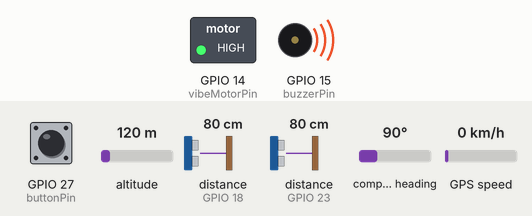
The sketch below on a simulated ESP32. Shown: switched loads named in the sketch (green lamp = pin HIGH), buzzer (waves = sounding, pin HIGH). Wiring (inferred from the names in the program): 2 × ultrasonic range finder: trigger GPIO 5, echo GPIO 18 / trigger GPIO 19, echo GPIO 23. The test bench sets the inputs (shaded band); at power-on: GPIO 27 (buttonPin) HIGH, distance to the obstacle (sensors on GPIO 18, GPIO 23) 80 cm, altitude 120 m, compass heading 90°, GPS speed 0 km/h. The echo pulse lasts 58.3 µs per cm; WiFi joins after 1.5 s; servers stay silent unless stated; the GPS gets a fix after 3 s at 37.7749, -122.4194 with 8 satellites; no MQTT or app messages arrive unless stated; pins used as bus, display or sensor lines are not drawn; what the sketch prints to the serial monitor is not drawn.

Above: at 2.7 s.
2.8 s: GPIO 27 (buttonPin) pulled LOW for 0.15 s
At 3.23 s:
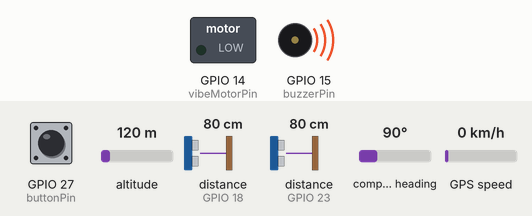
6.3 s: GPIO 27 (buttonPin) pulled LOW for 1 s
At 6.7 s:
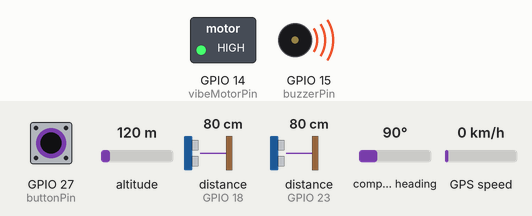
8.8 s: GPIO 27 (buttonPin) pulled LOW for 3.2 s
At 8.96 s:
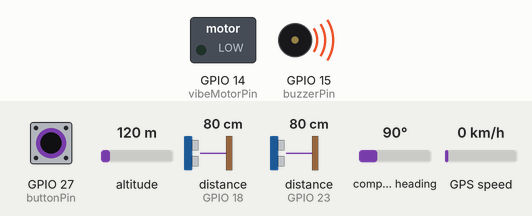
13.5 s: distance to the obstacle (sensor on GPIO 18) set to 35 cm
Timing chart, 0 to 18.6 s (numbered marks = the images above; inputs shaded):
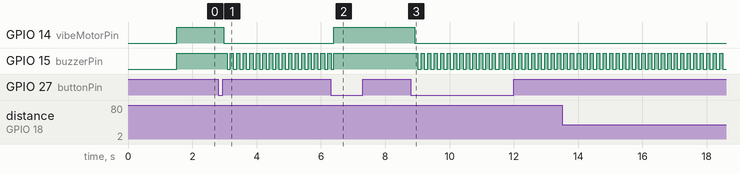

Measured:
- after the input at 2.8 s, GPIO 14 (vibeMotorPin): HIGH → LOW after 0.18 s; GPIO 15 (buzzerPin): alternates HIGH for 0.10 s and LOW for 0.10 s, starting after 0.28 s
- after the input at 6.3 s, GPIO 14 (vibeMotorPin): LOW → HIGH after 0.10 s; GPIO 15 (buzzerPin): goes on until 6.4 s, then stays HIGH
- after the input at 8.8 s, GPIO 14 (vibeMotorPin): HIGH → LOW after 0.12 s; GPIO 15 (buzzerPin): alternates HIGH for 0.10 s and LOW for 0.10 s, starting after 0.22 s

The sketch:

tadeya_mirza.ino
```cpp
#include <WiFi.h>
#include <WebServer.h>
#include <WiFiManager.h>
#include <PubSubClient.h>
#include <TinyGPS++.h>

// --- Definisi Pin Sensor Ultrasonik Dual HC-SR04 ---
// Sensor 1 (Bawah / Jangkauan Area Tanah)
const int trigPinBawah = 5;
const int echoPinBawah = 18;
float distanceBawahCm = 400.0;

// Sensor 2 (Tengah / Jangkauan Area pinggang )
const int trigPinTengah = 19;
const int echoPinTengah = 23;
float distanceTengahCm = 400.0;

// --- Definisi Pin Buzzer (Suara) ---
const int buzzerPin = 15;

// --- Definisi Pin Motor Getar ---
const int vibeMotorPin = 14;

// --- Definisi Pin Tombol SOS ---
const int buttonPin = 27; // Menggunakan internal pull-up

// --- Definisi Pin Modul GPS NEO-6M ---
#define RXD2 16
#define TXD2 17
const uint32_t GPSBaud = 9600;

TinyGPSPlus gps;

// --- Variabel State & Toggle SOS ---
bool sosActive = false;
bool lastButtonState = HIGH;
unsigned long lastDebounceTime = 0;
const unsigned long debounceDelay = 50;

// --- Variabel Waktu untuk Beep Cepat SOS ---
unsigned long lastBeepToggle = 0;
bool fastBeepState = false;
const int fastBeepInterval = 100;

// --- Timer Sampling Sensor Ultrasonik ---
unsigned long lastPingTime = 0;
const int pingInterval = 80; // Interval 80ms untuk pembacaan bersih kedua sensor

// --- Pengaturan Broker MQTT ---
const char* mqttServer = "98.95.57.110";
const int mqttPort = 1883;
const char* topicAlerts = "esp32/tracker/alerts";
const char* topicGPS    = "esp32/tracker/gps";

WiFiClient espClient;
PubSubClient mqttClient(espClient);
unsigned long lastMqttRetry = 0;
unsigned long lastGpsPublish = 0;

// Fungsi pembantu untuk membaca sensor ultrasonik secara bersih dengan batas waktu (timeout)
float readDistanceCm(int trigPin, int echoPin) {
  digitalWrite(trigPin, LOW);
  delayMicroseconds(2);
  digitalWrite(trigPin, HIGH);
  delayMicroseconds(10);
  digitalWrite(trigPin, LOW);

  long duration = pulseIn(echoPin, HIGH, 30000); // Timeout 30ms mencegah sistem macet/freeze
  if (duration == 0) return 400.0;
  return duration * 0.0343 / 2.0;
}

// Fungsi callback untuk menerima perintah nirkabel dari Web Dashboard (misal: Matikan SOS)
void mqttCallback(char* topic, byte* payload, unsigned int length) {
  String message = "";
  for (unsigned int i = 0; i < length; i++) {
    message += (char)payload[i];
  }
  Serial.print("[MQTT RECEIVED] Topik: ");
  Serial.print(topic);
  Serial.print(" | Pesan: ");
  Serial.println(message);

  if (String(topic) == "esp32/tracker/commands") {
    if (message.indexOf("RESOLVE_SOS") >= 0 || message.indexOf("SOS_DEACTIVATED") >= 0) {
      sosActive = false;
      digitalWrite(buzzerPin, LOW);
      digitalWrite(vibeMotorPin, LOW);
      Serial.println(">>> SOS DITANGANI: Mode SOS dimatikan otomatis dari Web Dashboard! <<<");
    }
  }
}

// Fungsi pembantu untuk mengelola koneksi MQTT di latar belakang (background)
void checkMQTTConnection() {
  if (!mqttClient.connected()) {
    if (millis() - lastMqttRetry > 15000) {
      lastMqttRetry = millis();
      Serial.print("MQTT Disconnected. Retrying in background... ");
      String clientId = "ESP32Client-" + String(WiFi.macAddress());
      if (mqttClient.connect(clientId.c_str())) {
        Serial.println("CONNECTED!");
        mqttClient.subscribe("esp32/tracker/commands");
      } else {
        Serial.print("failed, rc=");
        Serial.println(mqttClient.state());
      }
    }
  }
}

void setup() {
  Serial.begin(115200);

  // Inisialisasi Perangkat Perifer
  pinMode(trigPinBawah, OUTPUT);
  pinMode(echoPinBawah, INPUT);
  pinMode(trigPinTengah, OUTPUT);
  pinMode(echoPinTengah, INPUT);

  pinMode(buzzerPin, OUTPUT);
  digitalWrite(buzzerPin, LOW);
  pinMode(vibeMotorPin, OUTPUT);
  digitalWrite(vibeMotorPin, LOW);
  pinMode(buttonPin, INPUT_PULLUP);

  // Inisialisasi Serial Komunikasi GPS
  Serial2.begin(GPSBaud, SERIAL_8N1, RXD2, TXD2);

  Serial.println("\n--- Memulai WiFiManager ---");
  WiFiManager wm;

  // Timeout portal 2 menit. Jika tidak ada jaringan, lewati untuk mode lokal.
  wm.setConfigPortalTimeout(120);

  if (!wm.autoConnect("ESP32-SOS-Tracker")) {
    Serial.println("WiFi Portal Timeout. Berjalan dalam mode LOCAL-ONLY (Offline).");
  } else {
    Serial.println("WiFi berhasil terhubung!");
  }

  mqttClient.setServer(mqttServer, mqttPort);
  mqttClient.setCallback(mqttCallback);
}

void loop() {
  // ====================================================
  // KONDISI 1: KONTROLLER TOMBOL SOS (STABIL & ANTI-BOUNCE)
  // ====================================================
  static bool lastStableState = HIGH;
  static bool lastRawReading = HIGH;
  static unsigned long lastBounceTime = 0;

  bool currentReading = digitalRead(buttonPin);
  if (currentReading != lastRawReading) {
    lastBounceTime = millis();
    lastRawReading = currentReading;
  }

  if ((millis() - lastBounceTime) > 100) { // Debounce 100ms
    if (currentReading != lastStableState) {
      lastStableState = currentReading;

      // Terpicu tepat 1 kali saat tombol baru dipencet (transisi HIGH ke LOW)
      if (lastStableState == LOW) {
        sosActive = !sosActive;
        Serial.print("SOS TOGGLED: ");
        Serial.println(sosActive ? "ACTIVE" : "DISABLED");

        // Pengiriman peringatan ke cloud (MQTT) di background
        if (WiFi.status() == WL_CONNECTED) {
          if (!mqttClient.connected()) {
            String clientId = "ESP32Client-" + String(WiFi.macAddress());
            mqttClient.connect(clientId.c_str());
          }
          if (mqttClient.connected()) {
            String payload = sosActive ? "{\"status\":\"SOS_ACTIVE\"}" : "{\"status\":\"SOS_DEACTIVATED\"}";
            mqttClient.publish(topicAlerts, payload.c_str());
            Serial.print("Published MQTT Alert: ");
            Serial.println(payload);
          }
        }
      }
    }
  }

  // ====================================================
  // KONDISI 2: SAMPLING SENSOR ULTRASONIK DUAL (PEMBACAAN BERURUTAN)
  // ====================================================
  if (millis() - lastPingTime >= pingInterval) {
    lastPingTime = millis();

    // Baca Sensor 1 (Bawah)
    distanceBawahCm = readDistanceCm(trigPinBawah, echoPinBawah); // Menerima nilai jarak bawah

    // Jeda singkat agar gelombang suara sensor 1 mereda sebelum memicu sensor 2
    delayMicroseconds(5000);

    // Baca Sensor 2 (Tengah)
    distanceTengahCm = readDistanceCm(trigPinTengah, echoPinTengah); // Menerima nilai jarak tengah
  }

  // ====================================================
  // KONDISI 3: KONTROLLER HARDWARE OUTPUT (BUZZER & MOTOR GETAR)
  // ====================================================
  static bool lastProximityState = false;

  if (sosActive) {
    // --- Mode SOS Aktif: Buzzer Beep Cepat, Motor Getar OFF ---
    digitalWrite(vibeMotorPin, LOW);
    if (millis() - lastBeepToggle >= fastBeepInterval) {
      lastBeepToggle = millis();
      fastBeepState = !fastBeepState;
      digitalWrite(buzzerPin, fastBeepState ? HIGH : LOW);
    }
  }
  else {
    // --- Mode Deteksi Jarak (Proximity) Aktif: Cek Batas Jarak Kedua Sensor ---
    bool dangerBawah  = (distanceBawahCm > 0 && distanceBawahCm <= 100);
    bool dangerTengah = (distanceTengahCm > 0 && distanceTengahCm <= 100);


    // Jika ada rintangan bahaya (jarak <= 100cm)
    if (dangerBawah || dangerTengah) {
      digitalWrite(buzzerPin, HIGH);
      // Memerintahkan Buzzer Menyala (HIGH)
      digitalWrite(vibeMotorPin, HIGH);
      // Memerintahkan Motor Getar Menyala (HIGH)


      if (!lastProximityState) {
        if (WiFi.status() == WL_CONNECTED && mqttClient.connected()) {
          float minDist = min(distanceBawahCm, distanceTengahCm);
          String pos = (dangerBawah && dangerTengah) ? "BOTH" : (dangerTengah ? "MIDDLE" : "BOTTOM");
          String payload = "{\"status\":\"PROXIMITY_ALARM\",\"distance\":" + String(minDist) +
                           ",\"position\":\"" + pos +
                           "\",\"dist_bawah\":" + String(distanceBawahCm) +
                           ",\"dist_tengah\":" + String(distanceTengahCm) + "}";
          mqttClient.publish(topicAlerts, payload.c_str());
        }
        lastProximityState = true;
      }
    } else {
      // Zona Aman (Tidak ada rintangan)
      digitalWrite(buzzerPin, LOW);
      digitalWrite(vibeMotorPin, LOW);

      // Transisi dari zona bahaya ke aman: laporkan status aman ke cloud
      if (lastProximityState) {
        if (WiFi.status() == WL_CONNECTED && mqttClient.connected()) {
          float minSafeDist = min(distanceBawahCm, distanceTengahCm);
          String payload = "{\"status\":\"DISTANCE_UPDATE\",\"distance\":" + String(minSafeDist) +
                           ",\"dist_bawah\":" + String(distanceBawahCm) +
                           ",\"dist_tengah\":" + String(distanceTengahCm) + "}";
          mqttClient.publish(topicAlerts, payload.c_str());
        }
      }
      lastProximityState = false;
    }
  }

  // ====================================================
  // KONDISI 4: TUGAS LATAR BELAKANG (LOGIKA GPS & JARINGAN)
  // ====================================================

  // Membaca data serial GPS secara terus-menerus
  while (Serial2.available() > 0) {
    char c = Serial2.read();
    gps.encode(c);
  }

  // Kelola koneksi MQTT & rekonfigurasi jika WiFi terhubung
  if (WiFi.status() == WL_CONNECTED) {
    checkMQTTConnection();
    mqttClient.loop();

    // Sinkronisasi data lokasi GPS ke cloud setiap 10 detik
    if (millis() - lastGpsPublish > 10000) {
      lastGpsPublish = millis();
      if (gps.location.isValid() && mqttClient.connected()) {
        String gpsPayload = "{\"lat\":" + String(gps.location.lat(), 6) +
                            ",\"lng\":" + String(gps.location.lng(), 6) + "}";
        mqttClient.publish(topicGPS, gpsPayload.c_str());
      }
    }

    // Sinkronisasi pembaruan jarak berkala setiap 10 detik (hanya saat aman)
    static unsigned long lastDistancePublish = 0;
    if (millis() - lastDistancePublish > 10000) {
      lastDistancePublish = millis();
      if (!sosActive && !lastProximityState && mqttClient.connected()) {
        float minSafeDist = min(distanceBawahCm, distanceTengahCm);
        String payload = "{\"status\":\"DISTANCE_UPDATE\",\"distance\":" + String(minSafeDist) +
                         ",\"dist_bawah\":" + String(distanceBawahCm) +
                         ",\"dist_tengah\":" + String(distanceTengahCm) + "}";
        mqttClient.publish(topicAlerts, payload.c_str());
      }
    }
  }

  // Cetak diagnostik sistem ke Serial Monitor setiap 4 detik
  static unsigned long lastPrint = 0;
  if (millis() - lastPrint > 4000) {
    lastPrint = millis();
    Serial.print("[SYSTEM OK] Dist Bawah: ");
    Serial.print(distanceBawahCm);
    Serial.print("cm | Dist Tengah: ");
    Serial.print(distanceTengahCm);
    Serial.print("cm");

    // Status SOS
    Serial.print(" | SOS: ");
    Serial.print(sosActive ? "ON" : "OFF");

    // Status Motor Getar
    bool vibeState = digitalRead(vibeMotorPin);
    Serial.print(" | Vibe: ");
    Serial.print(vibeState ? "ON" : "OFF");

    // Status Buzzer
    bool buzzerState = digitalRead(buzzerPin);
    Serial.print(" | Buzz: ");
    Serial.print(buzzerState ? "ON" : "OFF");

    // Status GPS
    Serial.print(" | GPS: ");
    if (gps.charsProcessed() == 0) {
      Serial.print("NO_CONN (TIDAK ADA DATA! Periksa Kabel: GPS TX -> ESP32 RX2/GPIO16)");
    } else if (!gps.location.isValid()) {
      Serial.print("NO_FIX (Sats: ");
      Serial.print(gps.satellites.value());
      Serial.print(", Chars RX: ");
      Serial.print(gps.charsProcessed());
      Serial.print(", Checksum Fail: ");
      Serial.print(gps.failedChecksum());
      Serial.print(")");
    } else {
      Serial.print("FIX (Lat: ");
      Serial.print(gps.location.lat(), 6);
      Serial.print(", Lng: ");
      Serial.print(gps.location.lng(), 6);
      Serial.print(", Sats: ");
      Serial.print(gps.satellites.value());
      Serial.print(")");
    }

    Serial.println(WiFi.status() == WL_CONNECTED ? " | Net: ONLINE" : " | Net: OFFLINE");
  }
}
```
